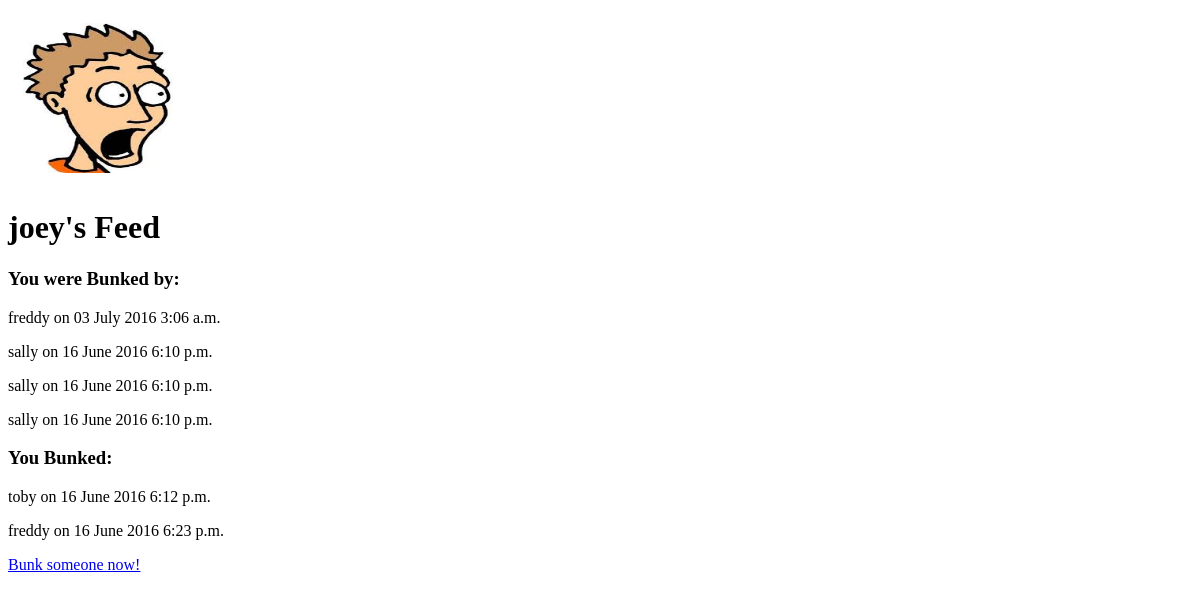
/bunker/4/ (signed in), run on an earlier commit of the app's database.
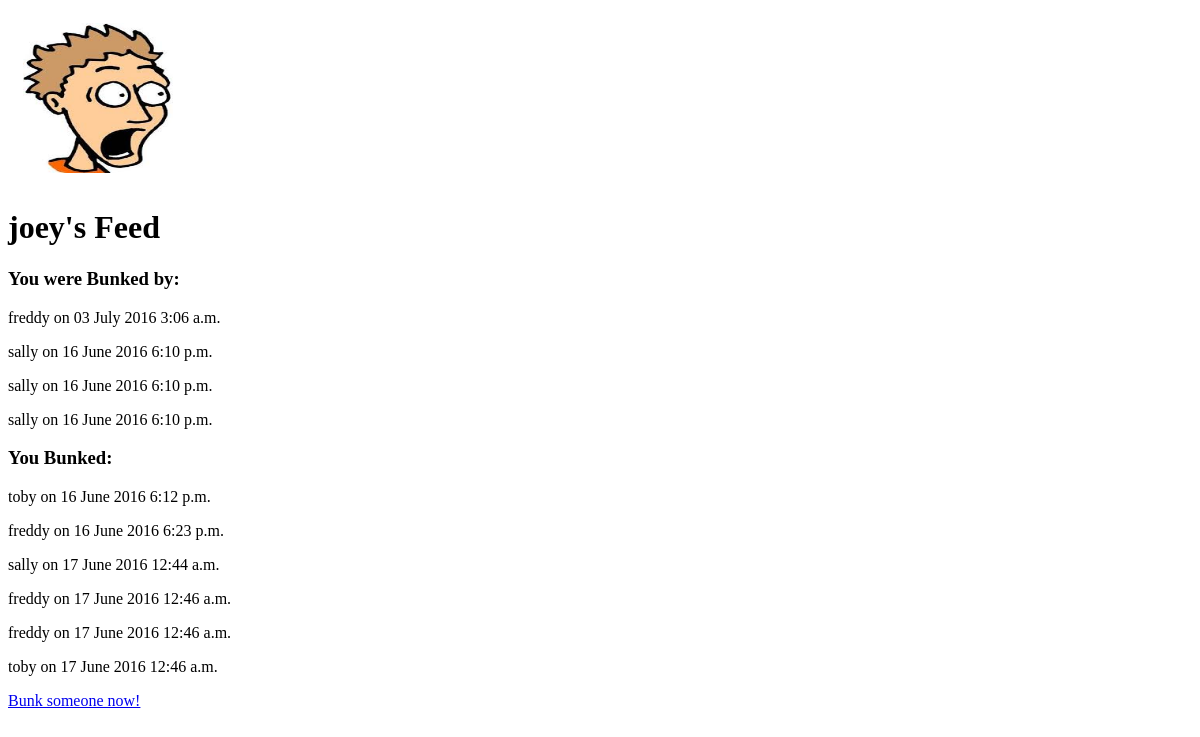
And on a later commit of the database.
### bunker/models.py (models this page shows, shortened)
class Bunk(models.Model):
    from_user = models.ForeignKey(UserProfile,
        related_name='from_user')
    to_user = models.ForeignKey(UserProfile,
        related_name='to_user')
    time = models.DateTimeField('date bunked')

class UserProfile(models.Model):
    user = models.ForeignKey(User)
    photo = models.ImageField(upload_to="userPics")
    def __str__(self):
        return self.user.username

### bunker/views.py (the view)
# urls.py: url(r'^(?P<pk>[0-9]+)/$',views.UserFeedView.as_view(), name="user_feed"),
class UserFeedView(generic.DetailView):
    model = UserProfile
    template_name = 'bunker/user_feed.html'
    context_object_name = 'usr'
    def get_queryset(self):
        return UserProfile.objects.all()

### bunker/templates/bunker/user_feed.html (shortened to what this page needs)
{% load staticfiles %}
<link rel="stylesheet" type="text/css" href="{% static 'bunker/styles.css' %}">
{% if user.is_authenticated and usr.user.id == user.id %}
    <img class="displayPic" src="{{ usr.photo.url }}">
    <h1> {{ usr.user }}'s Feed </h1>
    <h3>You were Bunked by:</h3>
    {% for toMe in usr.to_user.all %}
        <p>{{ toMe.from_user }} on {{ toMe.time|date:"d F Y f a"}}</p>
    {% endfor %}
    <h3>You Bunked:</h3>
    {% for fromMe in  usr.from_user.all %}
      <p> {{ fromMe.to_user }} on {{ fromMe.time|date:"d F Y f a" }}</p>
    {% endfor %}
    <footer>
    <a href="{% url 'add_bunk' usr.id %}">Bunk someone now!</a>
    </footer>
{% endif %}

What changed in the data, as far as the page shows it:
added Bunk: to_user "sally", time "17 June 2016 12:44 a.m.", shown under "You Bunked:"
added Bunk: to_user "freddy", time "17 June 2016 12:46 a.m.", shown under "You Bunked:"
added Bunk: to_user "freddy", time "17 June 2016 12:46 a.m.", shown under "You Bunked:"
added Bunk: to_user "toby", time "17 June 2016 12:46 a.m.", shown under "You Bunked:"
